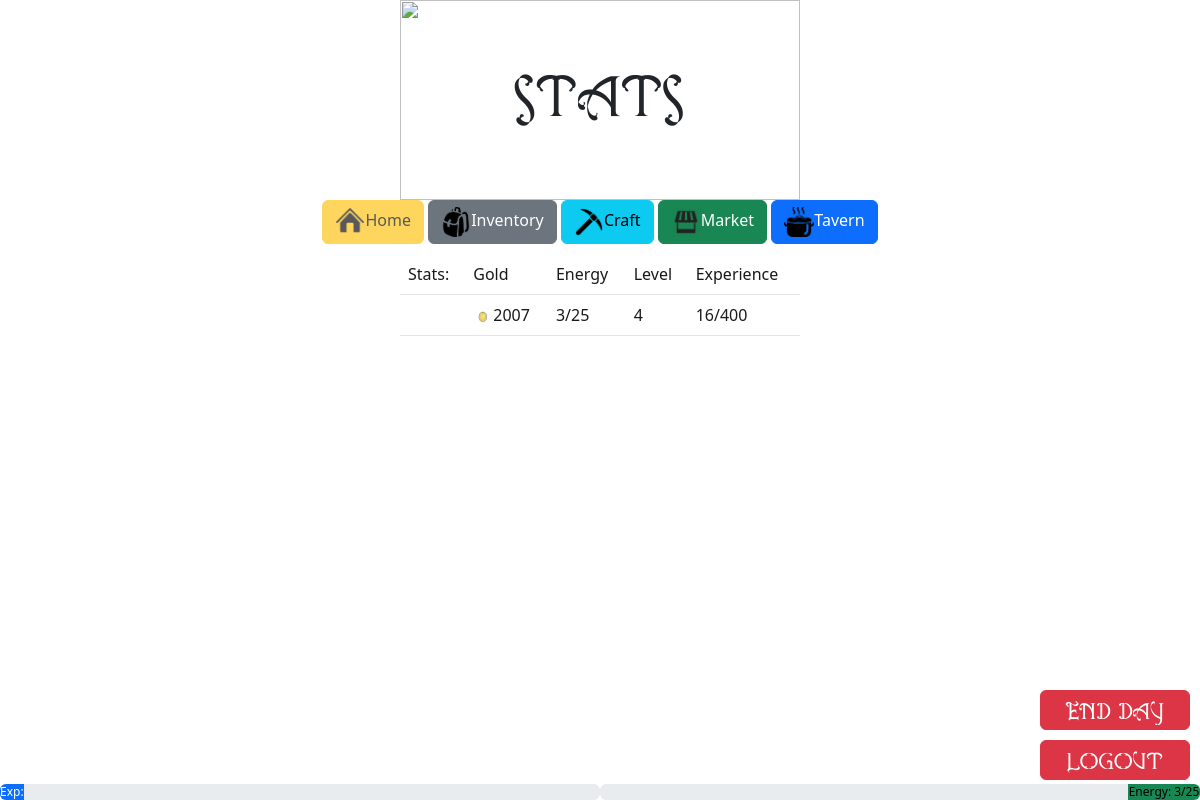
/stats (signed in), run on the app's committed database.
### tables this page shows
CREATE TABLE "stats" ('player_id' INTEGER PRIMARY KEY AUTOINCREMENT NOT NULL DEFAULT 1 , 'gold' INTEGER NOT NULL DEFAULT 200 , 'level' INTEGER NOT NULL DEFAULT 1, 'exp' INTEGER NOT NULL DEFAULT 0, 'next_level' INTEGER DEFAULT 100,'energy' INTEGER NOT NULL DEFAULT 10,'max_energy' INTEGER NOT NULL DEFAULT 10, `day` INTEGER NOT NULL DEFAULT 1);

### app.py (the view)
@app.route("/stats")
def stats():
    stats = db.execute("SELECT * FROM stats WHERE player_id = ?", session["user_id"])[0]
    return render_template("stats.html", stats=stats)

### templates/stats.html (shortened to what this page needs)
{% extends "layout.html" %}
{% block head %}
<link href="/static/style.css" rel="stylesheet">
{% endblock %}
{% block body %}
<body id="village"></body>
    <div class="container">
        <img src="/static/scroll.png" class="overhead">
        <div class="centered">Stats</div>
    </div>
    <div class="container" id="navbutton">
        <button class="btn btn-warning" disabled>
            <img src="/static/home.png" style="width:30px">Home</button>
        <a href="{{ url_for('inventory') }}" class="btn btn-secondary">
            <img src="/static/inventory.png" style="width:30px">Inventory</a>
        <a href="{{ url_for('craft') }}" class="btn btn-info">
            <img src="/static/Pickaxe.png" style="width:30px">Craft</a>
        <a href="{{ url_for('market') }}" class="btn btn-success">
            <img src="/static/market.png" style="width:30px">Market</a>
        <a href="{{ url_for('tavern') }}" class="btn btn-primary">
            <img src="/static/tavern.png" style="width:30px">Tavern</a>
    </div>
    <table class="table" style="width: 400px; opacity: 0.9; margin: 10px auto">
        <thead>
            <tr>
                <td>Stats:</td>
                <td>Gold</td>
                <td>Energy</td>
                <td>Level</td>
                <td>Experience</td>
            </tr>
            <tr>
                <td></td>
                <td><img src="static/Coin.gif" style="height: 20px">{{ stats['gold'] }}</td>
                <td>{{ stats['energy'] }}/{{ stats['max_energy'] }}</td>
                <td>{{ stats['level'] }}</td>
                <td>{{ stats['exp'] }}/{{ stats['next_level'] }}</td>
            </tr>
        </thead>
    </table>
</body>
{% endblock %}

### templates/layout.html (shortened to what this page needs)
<!DOCTYPE html>
<html lang="en">
    <head>
        <link href="/static/style.css" rel="stylesheet">
        {% block head %}{% endblock %}
        <link href="https://cdn.jsdelivr.net/npm/bootstrap@5.3.3/dist/css/bootstrap.min.css" rel="stylesheet">
    </head>
        {% block body %}{% endblock %}
    <br>
    <a href="{{ url_for('end_day') }}">
        <div style="position: fixed; bottom: 70px; right: 10px; z-index: 1">
            <button class="btn btn-danger" type="submit" id="end_day">End Day</button>
        </div>
    </a>
    <br>
    <a href="{{ url_for('logout') }}">
        <div style="position: fixed; bottom: 20px; right: 10px; z-index: 1">
            <button class="btn btn-danger" type="submit" id="end_day">Logout</button>
        </div>
    </a>
    {% set exp_bar = (stats['exp'] / stats['next_level']) * 100 %}
    <div class="progress" id="experience_bar" role="progressbar" aria-label="Example with label" aria-valuemin="0" aria-valuemax="100">
        <div class="progress-bar" style="width: {{ exp_bar }}%">Exp:  {{ '%0.2f' % exp_bar|float }}%</div>
    </div>
    {% set energy_bar = (stats['energy'] / stats['max_energy'] * 100) %}
    <div class="progress justify-content-end" id="energy_bar" role="progressbar" aria-label="Example with label" aria-valuemin="0" aria-valuemax="100">
        <div class="progress-bar bg-success" style="width: {{ energy_bar }}%; color: black">Energy:  {{ stats['energy'] }}/{{ stats['max_energy'] }}</div>
    </div>
</html>

### static/style.css (style rules this page uses)
#village { background-image:url('/static/Village.png'); background-repeat: no-repeat; background-attachment: fixed; background-size: cover; background-position: center; }
#navbutton { position: relative; }
.centered { position: absolute; top: 30%; right: 0; left: 0; margin-left: auto; margin-right: auto; font-size: 50px; font-family: AQ; }
.container { position: relative; text-align: center; }
.overhead { width: 400px; height: 200px; position: center; }
#end_day { width: 150px; height: 40px; font-size: 20px; font-family: AQ; }
#energy_bar { position: fixed; bottom: 0; right: 0; text-align: center; width: 50%; z-index: 1; }
#experience_bar { position: fixed; bottom: 0; text-align: center; width: 50%; z-index: 1; }

### data on the page
stats: gold "2007", energy "3", max_energy "25", level "4", exp "16", next_level "400"
